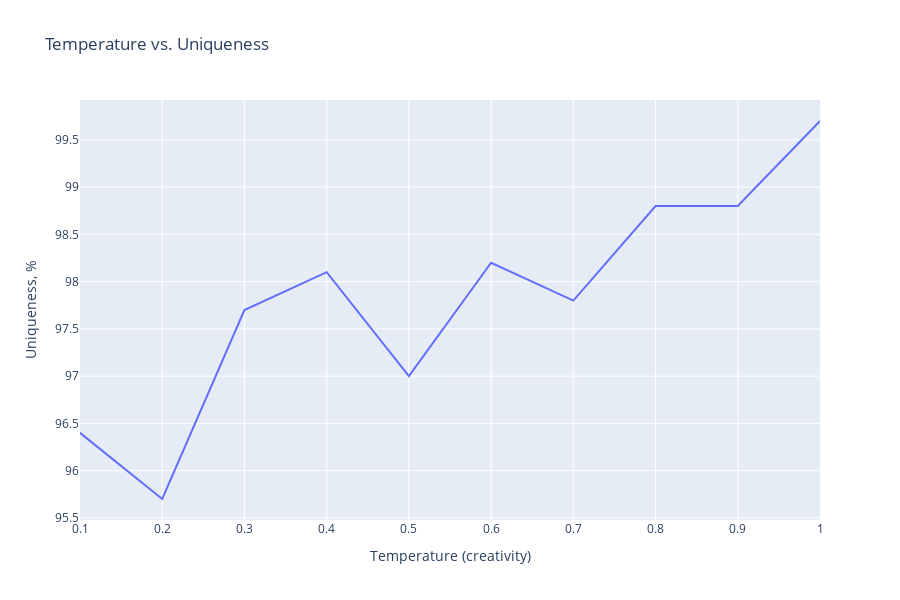

The notebook cell saved with this chart:
### Code cell
cnt = 0
n_iterations = 1000
results = {}
for temp in np.arange(0.1, 1.1, 0.1):
    cnt = 0
    for i in range(n_iterations):
        name = generate_dino_name(model_my, char_to_idx, idx_to_char, max_length=25, temperature=temp, start_sequence='')
        if not check_uniqueness('<'+name+'>'):
            cnt += 1
    results[temp] = 100-cnt/n_iterations*100

import plotly.express as px
fig = px.line(x=list(results.keys()), y=list(results.values()), title='Temperature vs. Uniqueness', height=600)
fig.update_layout(xaxis_title='Temperature (creativity)', yaxis_title='Uniqueness, %')
fig.show()

### Figure 1 — Plotly figure (JSON) as saved in the notebook; plotly's stock layout.template omitted (floating-point values rounded to 4 significant figures)
{"data": [{"hovertemplate": "x=%{x}<br>y=%{y}<extra></extra>", "legendgroup": "", "line": {"color": "#636efa", "dash": "solid"}, "marker": {"symbol": "circle"}, "mode": "lines", "name": "", "orientation": "v", "showlegend": false, "type": "scatter", "x": [0.1, 0.2, 0.3, 0.4, 0.5, 0.6, 0.7, 0.8, 0.9, 1], "xaxis": "x", "y": [96.4, 95.7, 97.7, 98.1, 97, 98.2, 97.8, 98.8, 98.8, 99.7], "yaxis": "y"}], "layout": {"height": 600, "legend": {"tracegroupgap": 0}, "title": {"text": "Temperature vs. Uniqueness"}, "xaxis": {"anchor": "y", "domain": [0, 1], "title": {"text": "Temperature (creativity)"}}, "yaxis": {"anchor": "x", "domain": [0, 1], "title": {"text": "Uniqueness, %"}}}}
